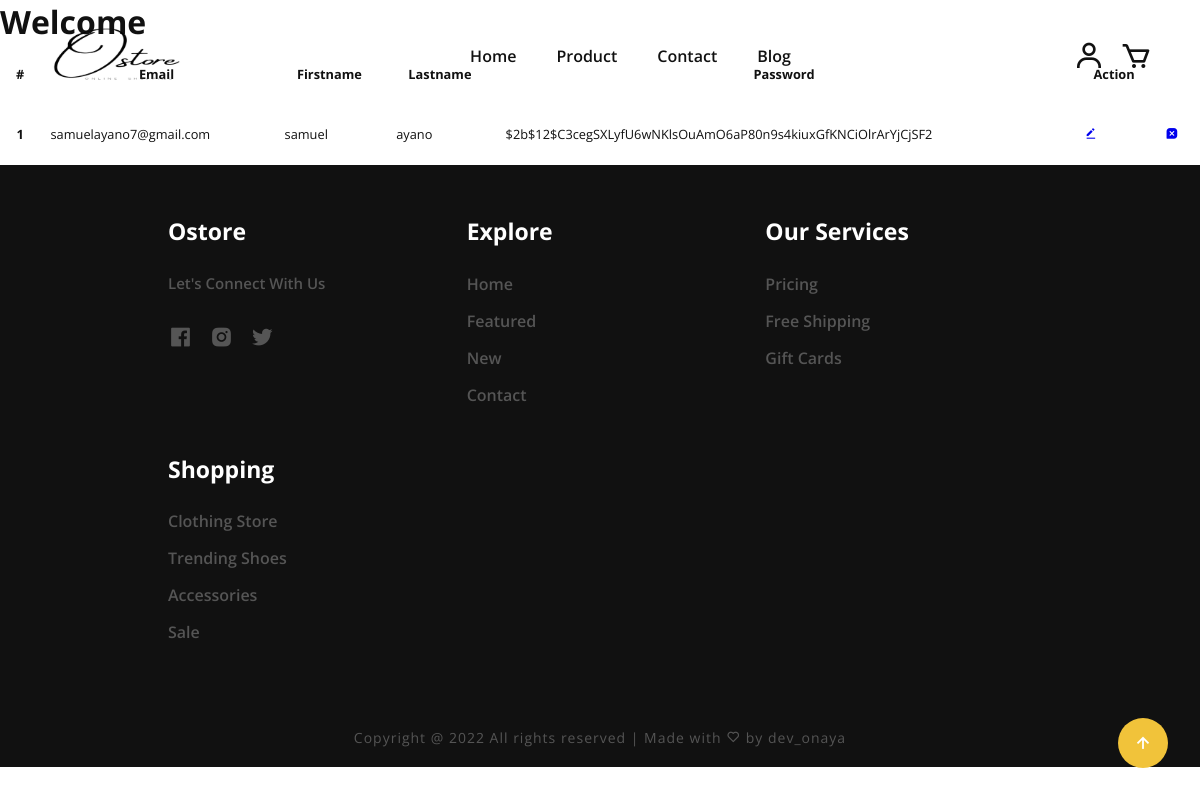
The app's page /users, older data.
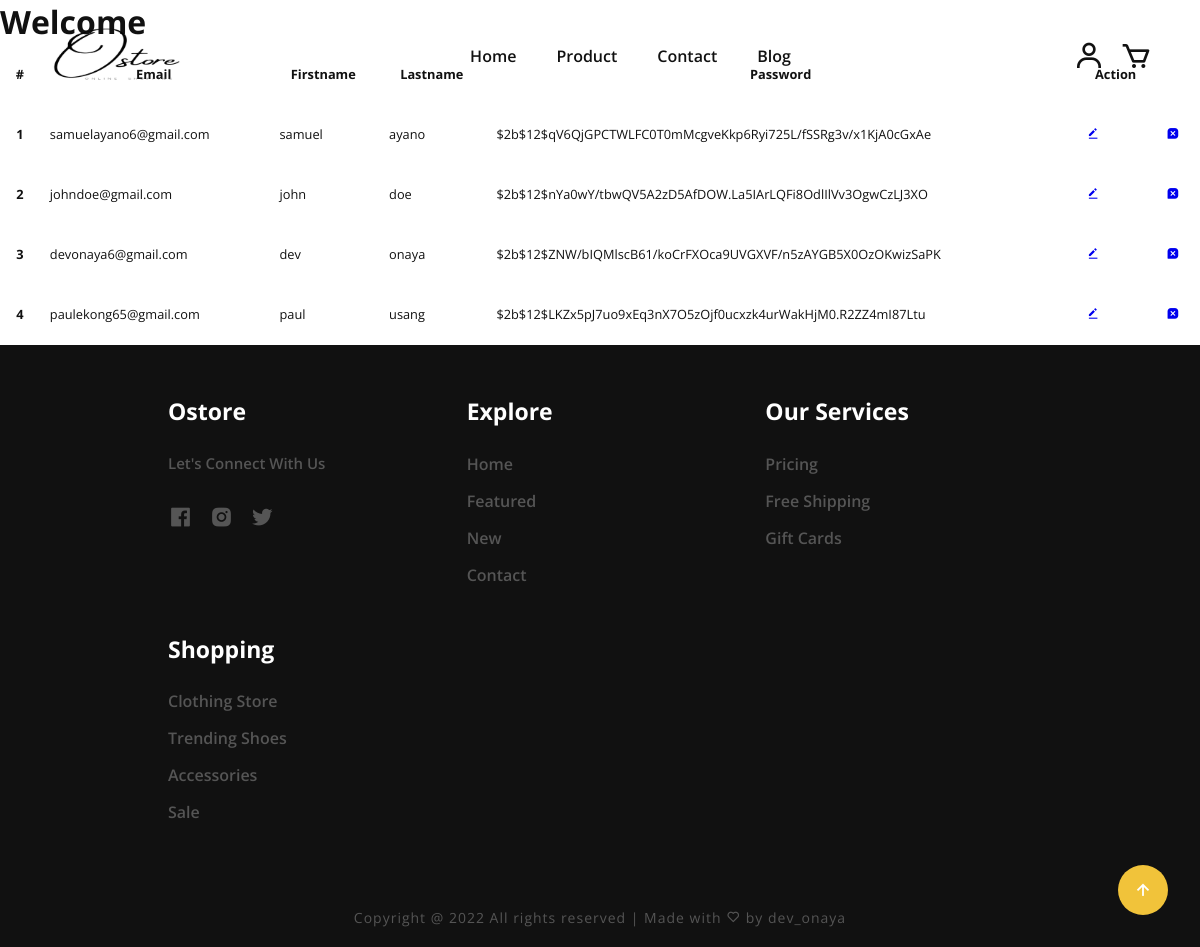
The same page, newer data.
### myapp/models.py (models this page shows, shortened)
class  User(db.Model, UserMixin):
    __tablename__ = "user"
    id = db.Column(db.Integer, primary_key=True)
    firstname = db.Column(db.String(20), unique=False)
    lastname = db.Column(db.String(120), unique=False)
    email = db.Column(db.String(120), unique=True)
    password = db.Column(db.String(60), nullable=False)
    carts= db.relationship("Cart", backref="user", lazy=True)

### myapp/admin.py (the view)
@admin.route("/users")
def users():
    user = User.query.all()
    return render_template("admin/users.html", title="Users", user=user)

### myapp/templates/admin/users.html (shortened to what this page needs)
{% extends 'store/base.html' %}
{% block content %}
    <h1>Welcome</h1>
  <table class="table">
    <thead class="table-light">
      <tr>
        <th scope="col">#</th>
        <th scope="col">Email</th>
        <th scope="col">Firstname</th>
        <th scope="col">Lastname</th>
        <th scope="col">Password</th>
        <th scope="col">Action</th>
      </tr>
    </thead>
    {% for user in user  %}
    <tbody>
      <tr>
        <th scope="row">{{user.id}}</th>
        <td>{{user.email}}</td>
        <td>{{user.firstname}}</td>
        <td>{{user.lastname}}</td>
        <td>{{user.password}}</td>
        <td><a href="#"><i class='bx bxs-edit-alt'></i></a></td>
        <td> <a href="{{ url_for('admin.delete_users', user_id=user.id)}}" class="delete"  onclick="ConfirmDelete()" title="Delete" data-toggle="tooltip"><i class='bx bxs-message-square-x'></i></a></td>
      </tr>
    </tbody>
    {% endfor %}
  </table>
{% endblock content %}

### myapp/templates/store/base.html (shortened to what this page needs)
<html lang="en">
<head>
    <link rel="stylesheet" href="{{ url_for('static', filename='css/style.css') }}">
   <link rel="stylesheet"
    href="https://unpkg.com/boxicons@latest/css/boxicons.min.css">
</head>
<body>
        <header>
            <a href="{{ url_for('user.home') }}"  class="logo"><span class="logo"><img src="{{ url_for('static', filename='img/1bg1.png') }}" alt=""></span></a>
            <ul class="navlist">
                <li><a href="{{ url_for('user.home') }}">Home</a></li>
                <li><a href="{{ url_for('product.products') }}">Product</a></li>
                <li><a href="#contact">Contact</a></li>
                <li><a href="#contact">Blog</a></li>
            </ul>
            <div class="header-icon">
                <div class="account">
                    <a href="#" id="dropdown" class="dropdown"><i class='bx bx-user'></i></a>
                </div>
                <a href="{{ url_for('user.carts') }}"><i class='bx bx-cart' ></i></a>
            </div>
        </header>
        {% block content %}
        {% endblock%}
        <footer >
        <div class="main-contact">
            <h3>Ostore</h3>
            <h5>Let's Connect With Us</h5>
            <div class="icons">
                <a href="#"><i class="bx bxl-facebook-square"></i></a>
                <a href="#"><i class="bx bxl-instagram-alt"></i></a>
                <a href="#"><i class="bx bxl-twitter"></i></a>
            </div>
        </div>
        <div class="main-contact">
            <h3>Explore</h3>
            <li><a href="#">Home</a></li>
            <li><a href="#">Featured</a></li>
            <li><a href="#">New</a></li>
            <li><a href="#">Contact</a></li>
        </div>
        <div class="main-contact">
            <h3>Our Services</h3>
            <li><a href="#">Pricing</a></li>
            <li><a href="#">Free Shipping</a></li>
            <li><a href="#">Gift Cards</a></li>
        </div>
        <div class="main-contact">
            <h3>Shopping</h3>
            <li><a href="#">Clothing Store</a></li>
            <li><a href="#">Trending Shoes</a></li>
            <li><a href="#">Accessories</a></li>
            <li><a href="#">Sale </a></li>
        </div>
    </footer>
    <div class="last-text">
        <p>Copyright @ 2022 All rights reserved | Made with <i class='bx bx-heart'></i> by dev_onaya</p>
    </div>
        <a href="#" class="top"><i class="bx bx-up-arrow-alt"></i></a>
</body>
</html>

### myapp/static/css/style.css (style rules this page uses)
* { padding: 0; margin: 0; box-sizing: border-box; font-family: 'Open Sans', sans-serif; list-style: none; text-decoration: none; scroll-behavior: smooth; }
:root { --white: #F7F8FC; --bg-color:#ffffff; --text-color:#111111; --main-color:#f1c33a; --auth-color:#fec116; --big-font: 4.5rem; --h2-font:3.3rem; --h3-font:2rem; --normal-font:1rem; }
body { background: var(--bg-color); color: var(--text-color); }
header { width: 100%; top: 0; right: 0; z-index: 1000; position: fixed; display: flex; align-items: center; justify-content: space-between; background: transparent; padding: 20px 4%; transition: all .35s ease; }
.logo { width: 140px; }
.logo img { width: 100%; height: auto; }
.navlist { display: flex; position: relative; }
.navlist a { color: var(--text-color); font-weight: 600; padding: 10px 20px; font-size: var(--normal-font); transition: all .36s ease; }
.header-icon { display: flex; }
.header-icon { display: flex; align-items: center; justify-content: center; gap: 15px; }
.header-icon i { font-size: 32px; color:var(--text-color); transition: all .36s ease; }
footer { padding: 50px 14%; background: var(--text-color); display: grid; grid-template-columns: repeat(auto-fit, minmax(200px, auto)); gap: 2rem; }
.main-contact h3 { font-size: 23px; margin-bottom: 1.6rem; color: var(--bg-color); }
.main-contact h5 { font-size: 15px; font-weight: 600; color: #555; }
.icons { display: flex; margin-top: 2rem; }
.icons i { font-size: 25px; margin-right: 1rem; color: #555; transition: all .35s ease; }
.main-contact li { margin-bottom: 15px; }
.main-contact li a { display: block; color: #555; font-size: var(--normal-font); font-weight: 600; transition: all .35s ease ; }
.last-text { text-align: center; padding: 20px; background: var(--text-color); }
.last-text p { color: #555; font-size: 14px; letter-spacing: 1px; }
.top { position: fixed; bottom: 2rem; right: 2rem; }
.top i { font-size: 22px; color: var(--bg-color); padding: 14px; background: var(--main-color); border-radius: 2rem; }
::placeholder { color:transparent; }
table { width: 100%; }
.cart-content table , th, td { border-collapse: collapse; padding: 20px 10px; font-size: 0.8rem; }

Row changes from the older to the newer data that the page shows:
changed User "samuel": email "samuelayano7@gmail.com" → "samuelayano6@gmail.com"; password "$2b$12$C3cegSXLyfU6wNKlsOuAmO6aP80n9s4kiuxGfKNCiOlrArYjCjSF2" → "$2b$12$qV6QjGPCTWLFC0T0mMcgveKkp6Ryi725L/fSSRg3v/x1KjA0cGxAe"
added User: id "2", email "johndoe@gmail.com", firstname "john", lastname "doe", password "$2b$12$nYa0wY/tbwQV5A2zD5AfDOW.La5IArLQFi8OdlIlVv3OgwCzLJ3XO"
added User: id "3", email "devonaya6@gmail.com", firstname "dev", lastname "onaya", password "$2b$12$ZNW/bIQMlscB61/koCrFXOca9UVGXVF/n5zAYGB5X0OzOKwizSaPK"
added User: id "4", email "paulekong65@gmail.com", firstname "paul", lastname "usang", password "$2b$12$LKZx5pJ7uo9xEq3nX7O5zOjf0ucxzk4urWakHjM0.R2ZZ4mI87Ltu"
